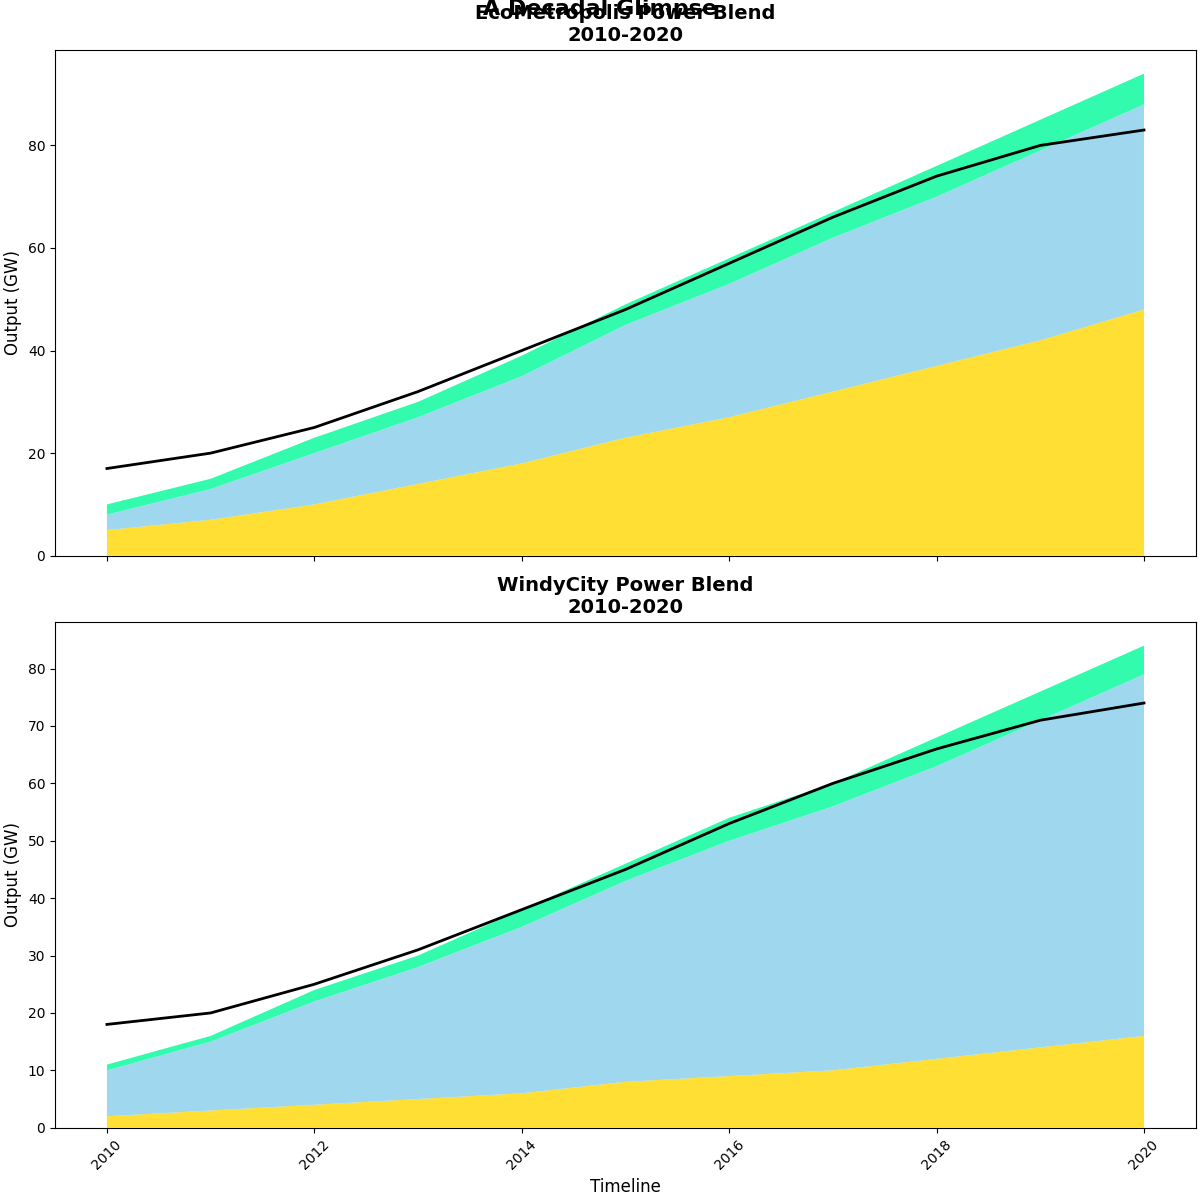

Here is the Python script that generated this plot:
import matplotlib.pyplot as plt
import numpy as np
from scipy.ndimage import gaussian_filter1d

# Data preparation
years = np.arange(2010, 2021)

# EcoMetropolis
solar_eco = np.array([5, 7, 10, 14, 18, 23, 27, 32, 37, 42, 48])
wind_eco = np.array([3, 6, 10, 13, 17, 22, 26, 30, 33, 37, 40])
hydro_eco = np.array([2, 2, 3, 3, 4, 4, 5, 5, 6, 6, 6])
total_eco = solar_eco + wind_eco + hydro_eco

# WindyCity
solar_windycity = np.array([2, 3, 4, 5, 6, 8, 9, 10, 12, 14, 16])
wind_windycity = np.array([8, 12, 18, 23, 29, 35, 41, 46, 51, 57, 63])
hydro_windycity = np.array([1, 1, 2, 2, 3, 3, 4, 4, 5, 5, 5])
total_windycity = solar_windycity + wind_windycity + hydro_windycity

# Smoothing data for line plots
smooth_eco = gaussian_filter1d(total_eco, sigma=2)
smooth_windycity = gaussian_filter1d(total_windycity, sigma=2)

# Plotting the Area Chart with Line Overlay
fig, ax = plt.subplots(2, 1, figsize=(12, 12), sharex=True, constrained_layout=True)

# Plot for EcoMetropolis
ax[0].stackplot(years, solar_eco, wind_eco, hydro_eco, colors=['#FFD700', '#87CEEB', '#00FA9A'], alpha=0.8)
ax[0].plot(years, smooth_eco, color='black', linestyle='-', linewidth=2)
ax[0].set_title('EcoMetropolis Power Blend\n2010-2020', fontsize=14, weight='bold')
ax[0].set_ylabel('Output (GW)', fontsize=12)

# Plot for WindyCity
ax[1].stackplot(years, solar_windycity, wind_windycity, hydro_windycity, colors=['#FFD700', '#87CEEB', '#00FA9A'], alpha=0.8)
ax[1].plot(years, smooth_windycity, color='black', linestyle='-', linewidth=2)
ax[1].set_title('WindyCity Power Blend\n2010-2020', fontsize=14, weight='bold')
ax[1].set_xlabel('Timeline', fontsize=12)
ax[1].set_ylabel('Output (GW)', fontsize=12)

# Adjusting tick parameters
for axis in ax:
    axis.tick_params(axis='x', labelrotation=45)
    axis.xaxis.set_major_locator(plt.MaxNLocator(integer=True))

plt.suptitle('Renewables Embrace in Visionary Hubs:\nA Decadal Glimpse', fontsize=16, weight='bold', y=1.02)

plt.show()
